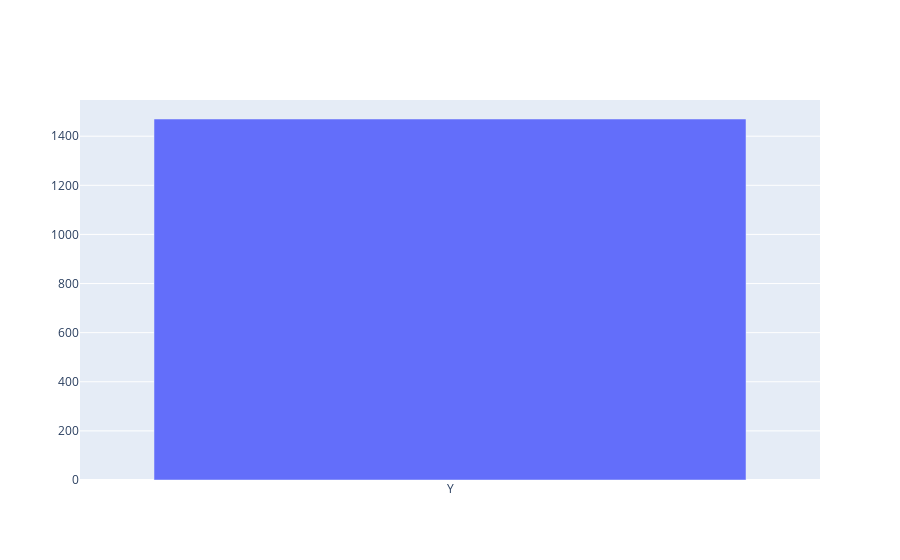

The notebook cell saved with this chart:
### Code cell
plot_cat(df.Over18.name)

### Figure 1 — Plotly figure (JSON) as saved in the notebook; plotly's stock layout.template omitted (floating-point values rounded to 4 significant figures)
{"data": [{"type": "bar", "x": ["Y"], "y": [1470]}], "layout": {}}
